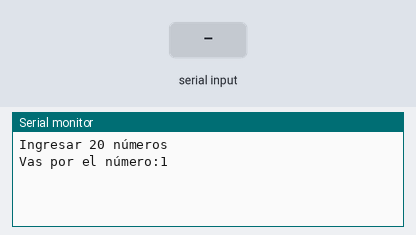
Bench run of a sketch on a simulated Arduino Uno, built with avr-gcc and run on an emulated ATmega328P. On the bench: the last lines printed to the serial monitor. The inputs (shaded band) are chosen by the test bench.

Above: at 1.2 s.
1.3 s: "90,45\n" received over Serial
At 2.5 s:
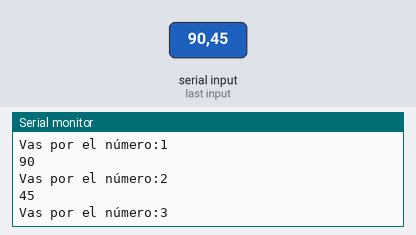
2.8 s: "30,150\n" received over Serial
At 3.6 s:
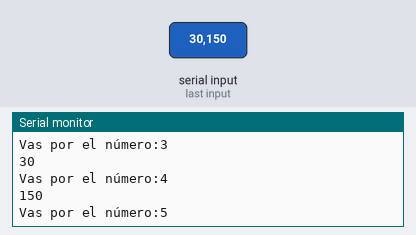
Timing chart, 0 to 5.8 s (numbered marks = the images above; inputs shaded):
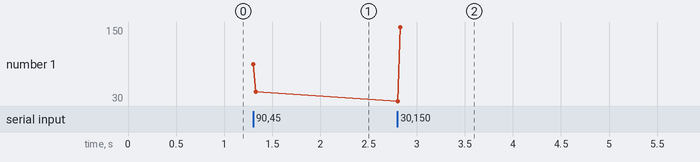

The sketch:

EJ_1.ino
```cpp
//---- Definiciones ----
#define CANTIDAD_DESEADA 20

//---- Varibles ----
int numero;
int numeroMaximo;
int numeroMinimo;
int numeroContador = 0 ;
float numeroPromedio = 0;

void setup()
{
  Serial.begin(9600);
}

void loop()
{
  Serial.println("Ingresar 20 números");

  for (numeroContador = 0; numeroContador < CANTIDAD_DESEADA; numeroContador = numeroContador + 1)
  {

    Serial.print("Vas por el número:");
    Serial.println(numeroContador + 1);

    while (Serial.available () == 0)
    {
    }

    numero = Serial.parseInt ();

    while (Serial.available())
    {
      Serial.read();
    }

    Serial.println(numero);

    if ( numeroContador == 0)
    {
      numeroMaximo = numero;
      numeroMinimo = numero;
    }

    numeroPromedio = numeroPromedio + numero;

    if (numero > numeroMaximo)
    {
      numeroMaximo = numero;
    }

    if (numero < numeroMinimo)
    {
      numeroMinimo = numero;
    }
  }

  Serial.print("El número mayor es ");
  Serial.println(numeroMaximo);
  Serial.print("El número menor es ");
  Serial.println(numeroMinimo);
  Serial.print("El promedio es ");
  Serial.println( numeroPromedio / CANTIDAD_DESEADA);
}
```

Measured:
- after the input at 1.3 s, the serial monitor: prints a new line at once (image 1)
- after the input at 2.8 s, the serial monitor: prints a new line at once (image 2)
- plotted number 1: 45 → 150 after the input at 2.8 s
